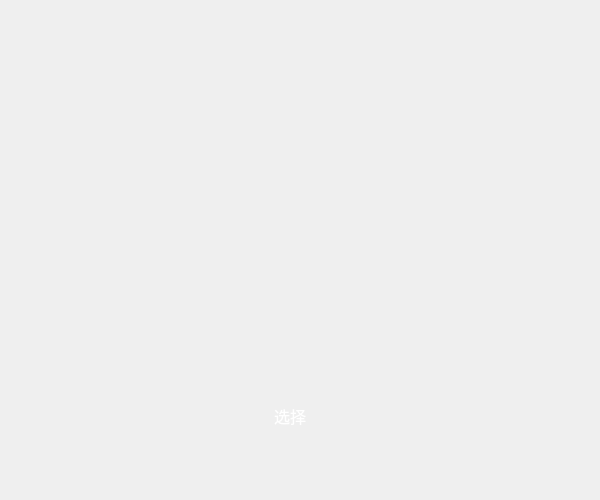
<?xml version="1.0" encoding="UTF-8"?>
<ui version="4.0">
 <class>gacha_scene</class>
 <widget class="QWidget" name="gacha_scene">
  <property name="geometry">
   <rect>
    <x>0</x>
    <y>0</y>
    <width>600</width>
    <height>500</height>
   </rect>
  </property>
  <property name="windowTitle">
   <string>抽卡！</string>
  </property>
  <property name="windowIcon">
   <iconset resource="pictures.qrc">
    <normaloff>:/pictures/logo.png</normaloff>:/pictures/logo.png</iconset>
  </property>
  <widget class="MyPushButton" name="pushButton">
   <property name="geometry">
    <rect>
     <x>250</x>
     <y>400</y>
     <width>80</width>
     <height>31</height>
    </rect>
   </property>
   <property name="font">
    <font>
     <family>宋体</family>
     <pointsize>12</pointsize>
    </font>
   </property>
   <property name="styleSheet">
    <string notr="true">color:rgb(255, 255, 255)</string>
   </property>
   <property name="text">
    <string>选择</string>
   </property>
   <property name="flat">
    <bool>true</bool>
   </property>
  </widget>
 </widget>
 <customwidgets>
  <customwidget>
   <class>MyPushButton</class>
   <extends>QPushButton</extends>
   <header location="global">mypushbutton.h</header>
  </customwidget>
 </customwidgets>
 <resources>
  <include location="pictures.qrc"/>
 </resources>
 <connections/>
</ui>
